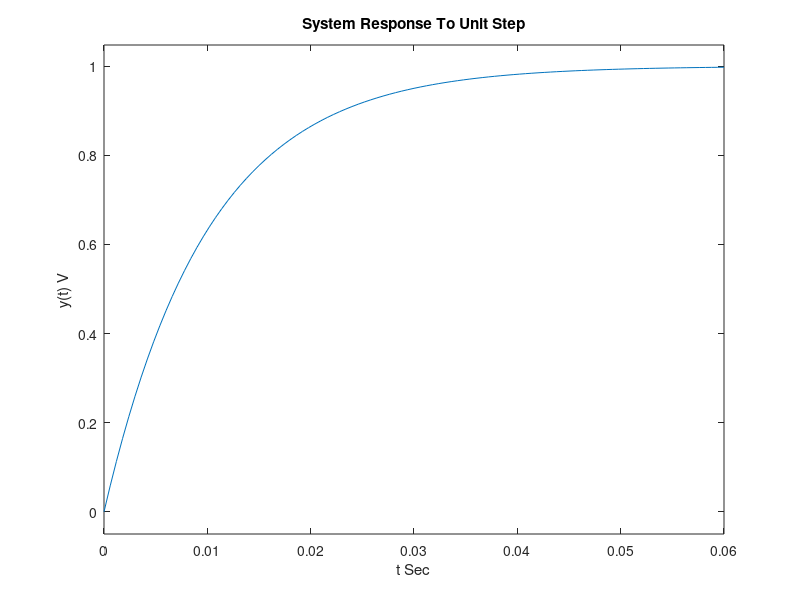

The MATLAB source for this figure:
num=[1]; den=[0.01, 1];
X=tf(num,den);
step(X)
grid
title('System Response To Unit Step')
xlabel('t Sec')
ylabel('y(t) V')